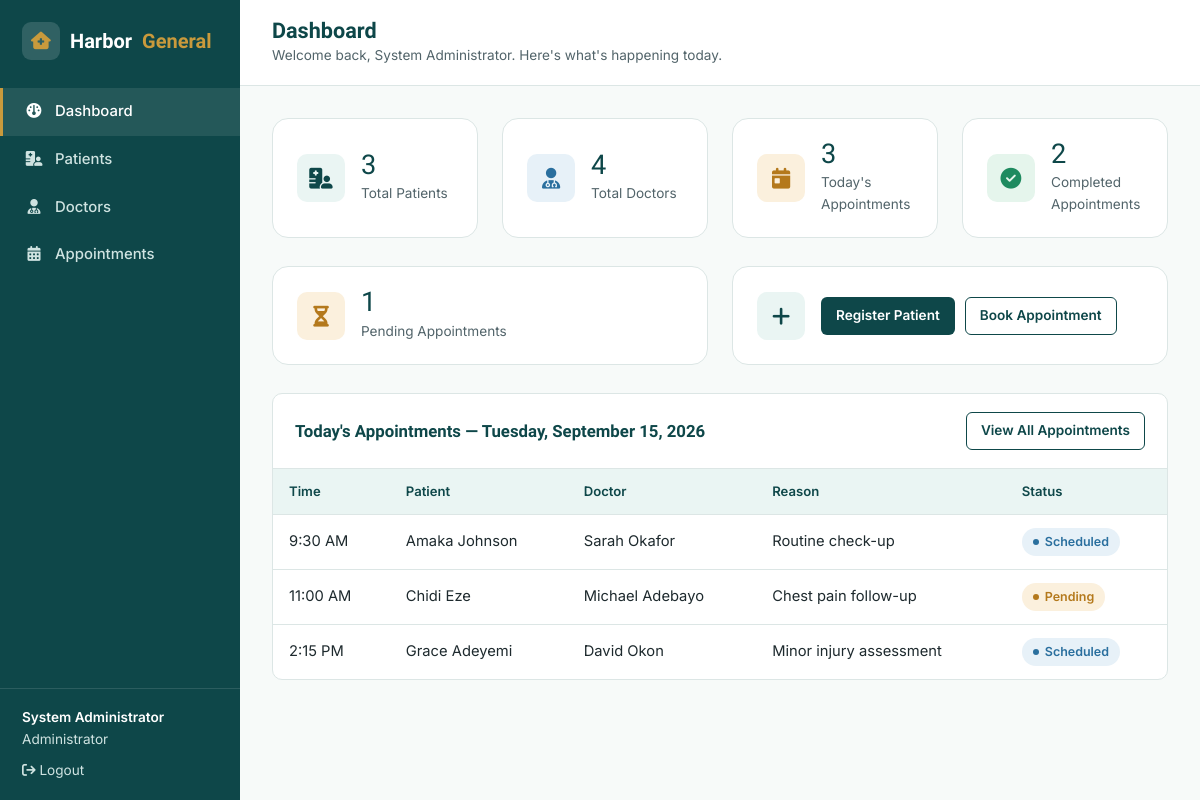
Screenshot of /dashboard.php (signed in) with the database file from the repository.
### tables this page shows
CREATE TABLE appointments (
    id INT AUTO_INCREMENT PRIMARY KEY,
    patient_id INT NOT NULL,
    doctor_id INT NOT NULL,
    appointment_date DATE NOT NULL,
    appointment_time TIME NOT NULL,
    reason VARCHAR(255) NOT NULL,
    status ENUM('Scheduled','Pending','Completed','Cancelled') NOT NULL DEFAULT 'Scheduled',
    created_at TIMESTAMP DEFAULT CURRENT_TIMESTAMP,
    CONSTRAINT fk_appointments_patient FOREIGN KEY (patient_id) REFERENCES patients(id) ON DELETE CASCADE,
    CONSTRAINT fk_appointments_doctor FOREIGN KEY (doctor_id) REFERENCES doctors(id) ON DELETE RESTRICT
);

CREATE TABLE patients (
    id INT AUTO_INCREMENT PRIMARY KEY,
    full_name VARCHAR(100) NOT NULL,
    gender ENUM('Male','Female','Other') NOT NULL,
    dob DATE NOT NULL,
    phone VARCHAR(30) NOT NULL,
    email VARCHAR(100) NULL,
    address TEXT NULL,
    emergency_contact VARCHAR(150) NULL,
    registration_date DATE NOT NULL DEFAULT (CURRENT_DATE),
    created_at TIMESTAMP DEFAULT CURRENT_TIMESTAMP
);

CREATE TABLE doctors (
    id INT AUTO_INCREMENT PRIMARY KEY,
    full_name VARCHAR(100) NOT NULL,
    specialty VARCHAR(100) NOT NULL,
    department VARCHAR(100) NOT NULL,
    phone VARCHAR(30) NOT NULL,
    email VARCHAR(100) NULL,
    status ENUM('Available','Unavailable') NOT NULL DEFAULT 'Available',
    created_at TIMESTAMP DEFAULT CURRENT_TIMESTAMP
);

### includes/auth.php (called while the page is built, shortened)
<?php
function currentStaffName(): string
{
    return $_SESSION['staff_name'] ?? 'Staff';
}
function currentStaffRole(): string
{
    return $_SESSION['staff_role'] ?? 'Staff';
}

### dashboard.php (the view, shortened to what this page needs)
<?php
require_once 'includes/db.php';
require_once 'includes/auth.php';
$pageTitle = 'Dashboard';
$pageSubtitle = 'Welcome back, ' . currentStaffName() . '. Here\'s what\'s happening today.';
$activeNav = 'dashboard';
$totalPatients   = (int) $pdo->query("SELECT COUNT(*) FROM patients")->fetchColumn();
$totalDoctors    = (int) $pdo->query("SELECT COUNT(*) FROM doctors")->fetchColumn();
$stmt = $pdo->prepare("SELECT COUNT(*) FROM appointments WHERE appointment_date = CURDATE()");
$stmt->execute();
$todayAppointments = (int) $stmt->fetchColumn();
$pendingAppointments = (int) $pdo->query("SELECT COUNT(*) FROM appointments WHERE status = 'Pending'")->fetchColumn();
$completedAppointments = (int) $pdo->query("SELECT COUNT(*) FROM appointments WHERE status = 'Completed'")->fetchColumn();
$stmt = $pdo->prepare("
    SELECT a.id, a.appointment_time, a.reason, a.status,
           p.full_name AS patient_name, d.full_name AS doctor_name
    FROM appointments a
    JOIN patients p ON p.id = a.patient_id
    JOIN doctors d ON d.id = a.doctor_id
    WHERE a.appointment_date = CURDATE()
    ORDER BY a.appointment_time ASC
");
$stmt->execute();
$todayList = $stmt->fetchAll();
function statusBadgeClass(string $status): string {
    return match ($status) {
        'Scheduled' => 'badge-scheduled',
        'Pending'   => 'badge-pending',
        'Completed' => 'badge-completed',
        'Cancelled' => 'badge-cancelled',
        default     => 'badge-scheduled',
    };
}
require_once 'includes/app_header.php';
?>
<div class="grid grid-4" style="margin-bottom:28px;">
  <div class="stat-card">
    <span class="stat-icon teal"><i class="fa-solid fa-hospital-user"></i></span>
    <div>
      <div class="stat-number"><?= $totalPatients ?></div>
      <div class="stat-label">Total Patients</div>
    </div>
  </div>
  <div class="stat-card">
    <span class="stat-icon blue"><i class="fa-solid fa-user-doctor"></i></span>
    <div>
      <div class="stat-number"><?= $totalDoctors ?></div>
      <div class="stat-label">Total Doctors</div>
    </div>
  </div>
  <div class="stat-card">
    <span class="stat-icon amber"><i class="fa-solid fa-calendar-day"></i></span>
    <div>
      <div class="stat-number"><?= $todayAppointments ?></div>
      <div class="stat-label">Today's Appointments</div>
    </div>
  </div>
  <div class="stat-card">
    <span class="stat-icon green"><i class="fa-solid fa-circle-check"></i></span>
    <div>
      <div class="stat-number"><?= $completedAppointments ?></div>
      <div class="stat-label">Completed Appointments</div>
    </div>
  </div>
</div>
<div class="grid grid-2" style="margin-bottom:28px;grid-template-columns:1fr 1fr;">
  <div class="stat-card">
    <span class="stat-icon amber"><i class="fa-solid fa-hourglass-half"></i></span>
    <div>
      <div class="stat-number"><?= $pendingAppointments ?></div>
      <div class="stat-label">Pending Appointments</div>
    </div>
  </div>
  <div class="stat-card">
    <span class="stat-icon teal"><i class="fa-solid fa-plus"></i></span>
    <div style="display:flex;gap:10px;flex-wrap:wrap;">
      <a href="patient_add.php" class="btn btn-primary btn-sm">Register Patient</a>
      <a href="appointment_add.php" class="btn btn-outline btn-sm">Book Appointment</a>
    </div>
  </div>
</div>
<div class="panel">
  <div class="panel-head">
    <h2>Today's Appointments — <?= date('l, F j, Y') ?></h2>
    <a href="appointments.php" class="btn btn-outline btn-sm">View All Appointments</a>
  </div>
  <div class="panel-body" style="padding:0;">
    <?php if (count($todayList) === 0): ?>
      <div class="empty-state">
        <span class="icon-badge"><i class="fa-solid fa-calendar-xmark"></i></span>
        <h3>No appointments today</h3>
        <p>New appointments booked for today will appear here.</p>
        <a href="appointment_add.php" class="btn btn-accent btn-sm">Book Appointment</a>
      </div>
    <?php else: ?>
      <div class="table-wrap">
        <table class="data-table">
          <thead>
            <tr>
              <th>Time</th>
              <th>Patient</th>
              <th>Doctor</th>
              <th>Reason</th>
              <th>Status</th>
            </tr>
          </thead>
          <tbody>
            <?php foreach ($todayList as $row): ?>
              <tr>
                <td><?= htmlspecialchars(date('g:i A', strtotime($row['appointment_time']))) ?></td>
                <td><?= htmlspecialchars($row['patient_name']) ?></td>
                <td><?= htmlspecialchars($row['doctor_name']) ?></td>
                <td><?= htmlspecialchars($row['reason']) ?></td>
                <td><span class="badge <?= statusBadgeClass($row['status']) ?>"><?= htmlspecialchars($row['status']) ?></span></td>
              </tr>
            <?php endforeach; ?>
          </tbody>
        </table>
      </div>
    <?php endif; ?>
  </div>
</div>
<?php require_once 'includes/app_footer.php'; ?>

### includes/app_header.php (shortened to what this page needs)
<?php
$pageTitle = $pageTitle ?? 'Dashboard';
$activeNav = $activeNav ?? '';
?><!DOCTYPE html>
<html lang="en">
<head>
<link rel="stylesheet" href="https://cdnjs.cloudflare.com/ajax/libs/font-awesome/6.5.1/css/all.min.css">
<link rel="stylesheet" href="css/style.css">
</head>
<body>
<div class="app-shell">
  <aside class="app-sidebar" id="appSidebar">
    <a href="dashboard.php" class="brand">
      <span class="brand-mark"><i class="fa-solid fa-house-medical"></i></span>
      Harbor <span>General</span>
    </a>
    <ul class="side-nav">
      <li><a href="dashboard.php" class="<?= $activeNav === 'dashboard' ? 'active' : '' ?>"><span class="icon"><i class="fa-solid fa-gauge"></i></span> Dashboard</a></li>
      <li><a href="patients.php" class="<?= $activeNav === 'patients' ? 'active' : '' ?>"><span class="icon"><i class="fa-solid fa-hospital-user"></i></span> Patients</a></li>
      <li><a href="doctors_manage.php" class="<?= $activeNav === 'doctors' ? 'active' : '' ?>"><span class="icon"><i class="fa-solid fa-user-doctor"></i></span> Doctors</a></li>
      <li><a href="appointments.php" class="<?= $activeNav === 'appointments' ? 'active' : '' ?>"><span class="icon"><i class="fa-solid fa-calendar-days"></i></span> Appointments</a></li>
    </ul>
    <div class="sidebar-foot">
      <span class="staff-name"><?= htmlspecialchars(currentStaffName()) ?></span>
      <span><?= htmlspecialchars(currentStaffRole()) ?></span>
      <div style="margin-top:10px;">
        <a href="logout.php"><i class="fa-solid fa-arrow-right-from-bracket"></i> Logout</a>
      </div>
    </div>
  </aside>
  <main class="app-main">
    <div class="app-topbar">
      <div>
        <h1><?= htmlspecialchars($pageTitle) ?></h1>
        <?php if (!empty($pageSubtitle)): ?><p class="small mb-0"><?= htmlspecialchars($pageSubtitle) ?></p><?php endif; ?>
      </div>
    </div>
    <div class="app-content">

### includes/app_footer.php (shortened to what this page needs)
    </div>
  </main>
</div>
</body>
</html>

### rows the page displays
appointments: appointment_time "9:30 AM", patient.full_name "Amaka Johnson", doctor.full_name "Sarah Okafor", reason "Routine check-up", status "Scheduled"
appointments: appointment_time "11:00 AM", patient.full_name "Chidi Eze", doctor.full_name "Michael Adebayo", reason "Chest pain follow-up", status "Pending"
appointments: appointment_time "2:15 PM", patient.full_name "Grace Adeyemi", doctor.full_name "David Okon", reason "Minor injury assessment", status "Scheduled"

### other values shown
currentStaffName() "System Administrator"
currentStaffRole() "Administrator"
$pageTitle "Dashboard"
$pageSubtitle "Welcome back, System Administrator. Here's what's happening today."
$totalPatients "3"
$totalDoctors "4"
$todayAppointments "3"
$completedAppointments "2"
$pendingAppointments "1"
